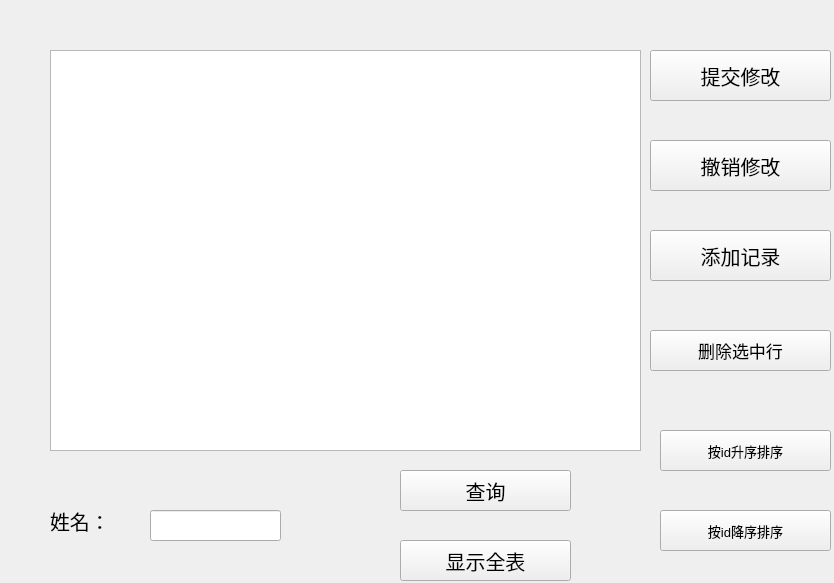
<?xml version="1.0" encoding="UTF-8"?>
<ui version="4.0">
 <class>Widget</class>
 <widget class="QWidget" name="Widget">
  <property name="geometry">
   <rect>
    <x>0</x>
    <y>0</y>
    <width>834</width>
    <height>583</height>
   </rect>
  </property>
  <property name="windowTitle">
   <string>Widget</string>
  </property>
  <widget class="QPushButton" name="pushButton">
   <property name="geometry">
    <rect>
     <x>400</x>
     <y>470</y>
     <width>171</width>
     <height>41</height>
    </rect>
   </property>
   <property name="font">
    <font>
     <pointsize>15</pointsize>
    </font>
   </property>
   <property name="text">
    <string>查询</string>
   </property>
  </widget>
  <widget class="QPushButton" name="pushButton_2">
   <property name="geometry">
    <rect>
     <x>400</x>
     <y>540</y>
     <width>171</width>
     <height>41</height>
    </rect>
   </property>
   <property name="font">
    <font>
     <pointsize>15</pointsize>
    </font>
   </property>
   <property name="text">
    <string>显示全表</string>
   </property>
  </widget>
  <widget class="QPushButton" name="pushButton_3">
   <property name="geometry">
    <rect>
     <x>650</x>
     <y>50</y>
     <width>181</width>
     <height>51</height>
    </rect>
   </property>
   <property name="font">
    <font>
     <pointsize>15</pointsize>
    </font>
   </property>
   <property name="text">
    <string>提交修改</string>
   </property>
  </widget>
  <widget class="QPushButton" name="pushButton_4">
   <property name="geometry">
    <rect>
     <x>650</x>
     <y>140</y>
     <width>181</width>
     <height>51</height>
    </rect>
   </property>
   <property name="font">
    <font>
     <pointsize>15</pointsize>
    </font>
   </property>
   <property name="text">
    <string>撤销修改</string>
   </property>
  </widget>
  <widget class="QPushButton" name="pushButton_5">
   <property name="geometry">
    <rect>
     <x>650</x>
     <y>230</y>
     <width>181</width>
     <height>51</height>
    </rect>
   </property>
   <property name="font">
    <font>
     <pointsize>15</pointsize>
    </font>
   </property>
   <property name="text">
    <string>添加记录</string>
   </property>
  </widget>
  <widget class="QPushButton" name="pushButton_6">
   <property name="geometry">
    <rect>
     <x>650</x>
     <y>330</y>
     <width>181</width>
     <height>41</height>
    </rect>
   </property>
   <property name="font">
    <font>
     <pointsize>13</pointsize>
    </font>
   </property>
   <property name="text">
    <string>删除选中行</string>
   </property>
  </widget>
  <widget class="QPushButton" name="pushButton_7">
   <property name="geometry">
    <rect>
     <x>660</x>
     <y>430</y>
     <width>171</width>
     <height>41</height>
    </rect>
   </property>
   <property name="font">
    <font>
     <pointsize>10</pointsize>
    </font>
   </property>
   <property name="text">
    <string>按id升序排序</string>
   </property>
  </widget>
  <widget class="QPushButton" name="pushButton_8">
   <property name="geometry">
    <rect>
     <x>660</x>
     <y>510</y>
     <width>171</width>
     <height>41</height>
    </rect>
   </property>
   <property name="font">
    <font>
     <pointsize>10</pointsize>
    </font>
   </property>
   <property name="text">
    <string>按id降序排序</string>
   </property>
  </widget>
  <widget class="QTableView" name="tableView">
   <property name="geometry">
    <rect>
     <x>50</x>
     <y>50</y>
     <width>591</width>
     <height>401</height>
    </rect>
   </property>
  </widget>
  <widget class="QLineEdit" name="lineEdit">
   <property name="geometry">
    <rect>
     <x>150</x>
     <y>510</y>
     <width>131</width>
     <height>31</height>
    </rect>
   </property>
   <property name="font">
    <font>
     <pointsize>15</pointsize>
    </font>
   </property>
  </widget>
  <widget class="QLabel" name="label">
   <property name="geometry">
    <rect>
     <x>50</x>
     <y>500</y>
     <width>91</width>
     <height>41</height>
    </rect>
   </property>
   <property name="font">
    <font>
     <pointsize>15</pointsize>
    </font>
   </property>
   <property name="text">
    <string>姓名：</string>
   </property>
  </widget>
 </widget>
 <layoutdefault spacing="6" margin="11"/>
 <resources/>
 <connections/>
</ui>
